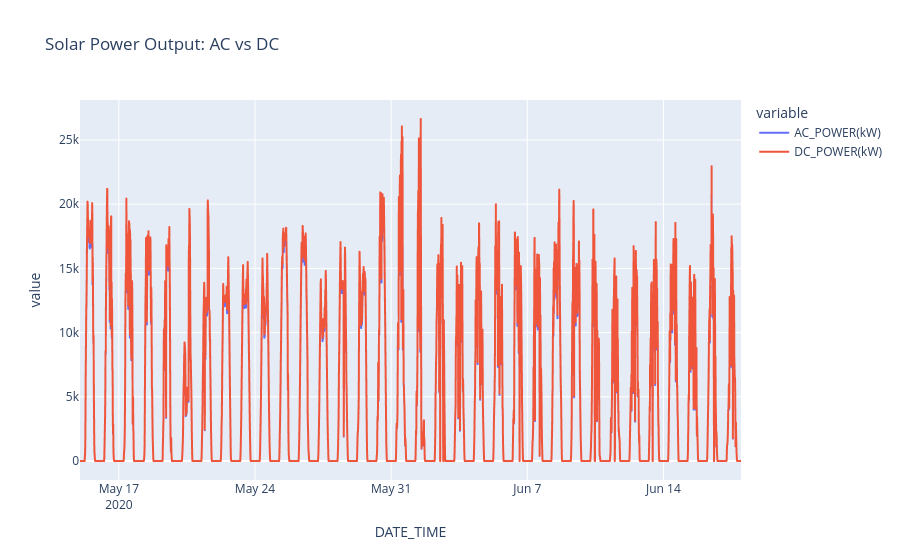

Notebook source saved alongside this figure:
### Code cell
fig = px.line(
    solar_data,
    x="DATE_TIME",
    y=[solar_data["AC_POWER(kW)"], solar_data["DC_POWER(kW)"]],
    title="Solar Power Output: AC vs DC",
    render_mode="webgl",  # WebGL handles your 3,259+ points instantly
)

# FIXED: Using 'itemclick' and 'itemdoubleclick' for newer Plotly versions
fig.update_layout(
    legend=dict(itemclick="toggle", itemdoubleclick="toggle"),
    hovermode="x unified"
)

fig.show(config={"scrollZoom": True})

### Figure 1 — Plotly figure (JSON) as saved in the notebook; plotly's stock layout.template omitted (floating-point values rounded to 4 significant figures; data arrays with more than 128 entries replaced by an {"elided": "..."} marker saying what was removed)
{"data": [{"hovertemplate": "variable=AC_POWER(kW)<br>DATE_TIME=%{x}<br>value=%{y}<extra></extra>", "legendgroup": "AC_POWER(kW)", "line": {"color": "#636efa", "dash": "solid"}, "marker": {"symbol": "circle"}, "mode": "lines", "name": "AC_POWER(kW)", "showlegend": true, "type": "scattergl", "x": {"elided": "3259 str values"}, "xaxis": "x", "y": {"elided": "3259 float values"}, "yaxis": "y"}, {"hovertemplate": "variable=DC_POWER(kW)<br>DATE_TIME=%{x}<br>value=%{y}<extra></extra>", "legendgroup": "DC_POWER(kW)", "line": {"color": "#EF553B", "dash": "solid"}, "marker": {"symbol": "circle"}, "mode": "lines", "name": "DC_POWER(kW)", "showlegend": true, "type": "scattergl", "x": {"elided": "3259 str values"}, "xaxis": "x", "y": {"elided": "3259 float values"}, "yaxis": "y"}], "layout": {"hovermode": "x unified", "legend": {"itemclick": "toggle", "itemdoubleclick": "toggle", "title": {"text": "variable"}, "tracegroupgap": 0}, "title": {"text": "Solar Power Output: AC vs DC"}, "xaxis": {"anchor": "y", "domain": [0, 1], "title": {"text": "DATE_TIME"}}, "yaxis": {"anchor": "x", "domain": [0, 1], "title": {"text": "value"}}}}
